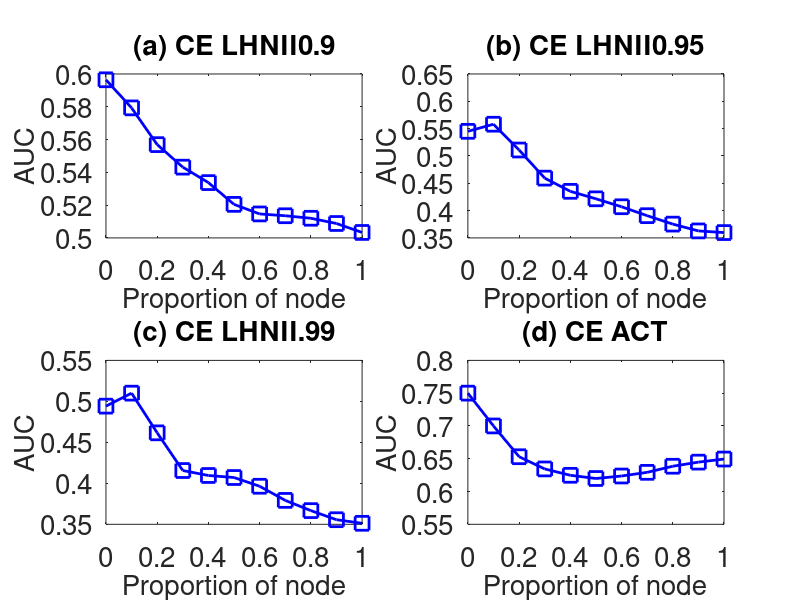

The MATLAB source for this figure:
subplot(2,2,1);
x=0:0.1:1;
y=[0.596458	0.579322	0.556902	0.54316	0.533734	0.52046	0.514618	0.51351	0.51198	0.508786	0.503324
];
plot(x,y,'-bs','LineWidth',2,'MarkerSize',10);
set(gca,'FontSize',20);
xlabel('Proportion of node','fontsize',20);
ylabel('AUC','fontsize',20);
title('(a) CE LHNII0.9','fontsize',20);

subplot(2,2,2);
x=0:0.1:1;
y=[0.54505	0.558054	0.510856	0.459388	0.435236	0.421536	0.407004	0.39067	0.375228	0.362776	0.359746
];
plot(x,y,'-bs','LineWidth',2,'MarkerSize',10);
set(gca,'FontSize',20);
xlabel('Proportion of node','fontsize',20);
ylabel('AUC','fontsize',20);
title('(b) CE LHNII0.95','fontsize',20);

subplot(2,2,3);
x=0:0.1:1;
y=[0.494175	0.510026	0.461606	0.415616	0.409572	0.407088	0.396434	0.379186	0.366702	0.355608	0.351226
];
plot(x,y,'-bs','LineWidth',2,'MarkerSize',10);
set(gca,'FontSize',20);
xlabel('Proportion of node','fontsize',20);
ylabel('AUC','fontsize',20);
title('(c) CE LHNII.99','fontsize',20);


subplot(2,2,4);
x=0:0.1:1;
y=[0.750042	0.700012	0.653066	0.634452	0.62476	0.619858	0.623666	0.629256	0.638562	0.644828	0.649532
];
plot(x,y,'-bs','LineWidth',2,'MarkerSize',10);
set(gca,'FontSize',20);
xlabel('Proportion of node','fontsize',20);
ylabel('AUC','fontsize',20);
title('(d) CE ACT','fontsize',20);